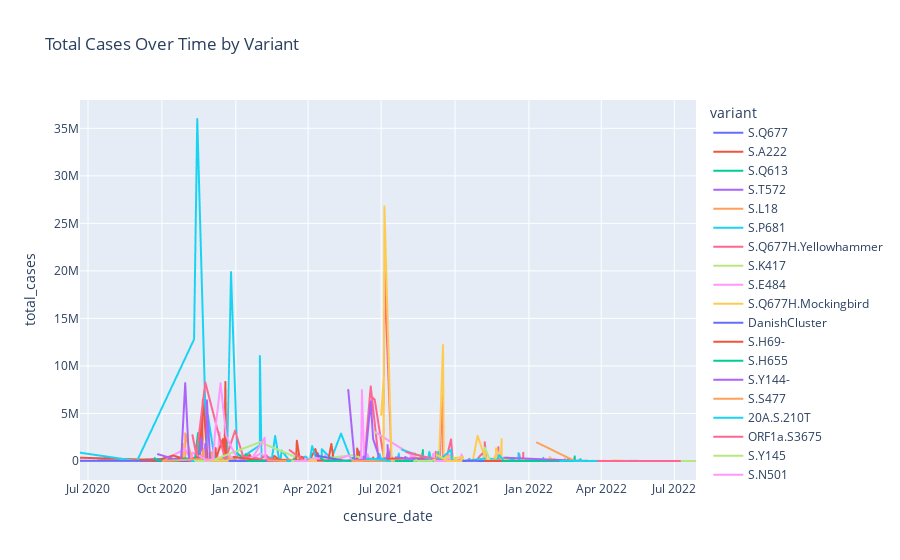

Source (notebook cell):
### Code cell
# 3. Line Chart: Total Cases Over Time (by censure_date)
df_sorted = df.sort_values('censure_date')
fig = px.line(df_sorted, x='censure_date', y='total_cases', color='variant', title='Total Cases Over Time by Variant')
fig.show()
